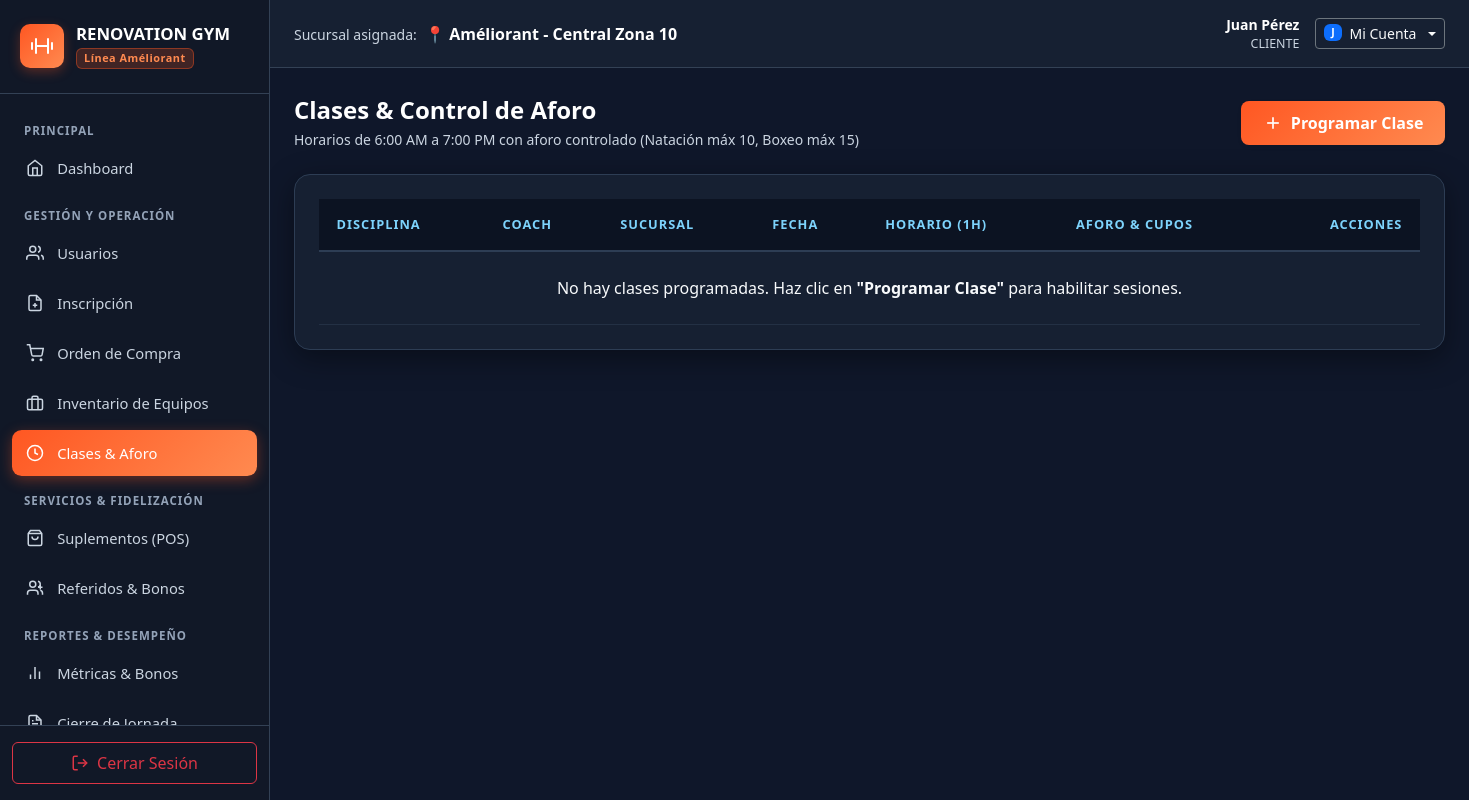
Before: /clases/index.php (signed in) with the older database file.
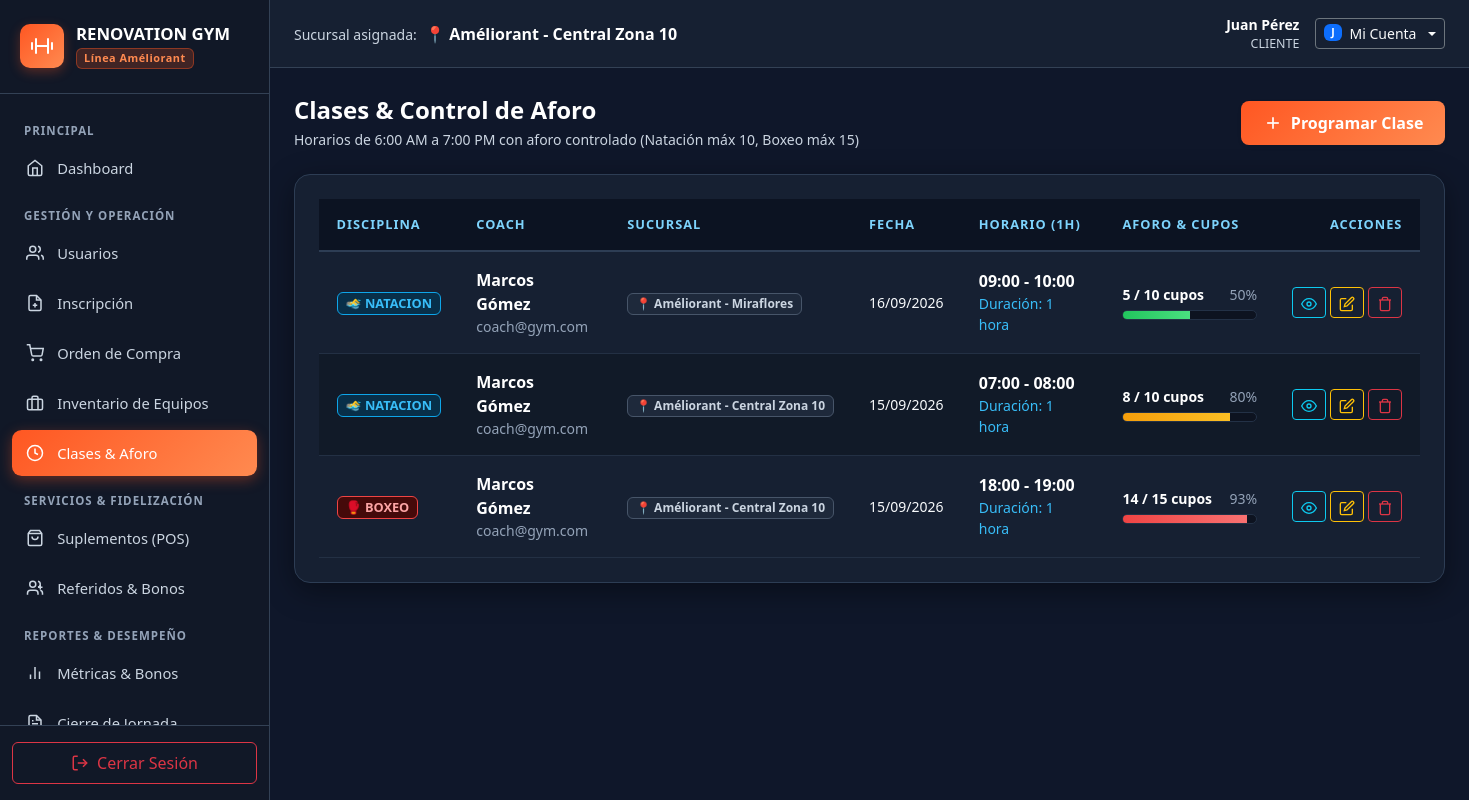
After: the same page with the newer database file.
### tables this page shows
CREATE TABLE `clases_horarios` (
    `id` INT AUTO_INCREMENT PRIMARY KEY,
    `sucursal_id` INT NOT NULL,
    `coach_id` INT NOT NULL,
    `disciplina` ENUM('NATACION', 'BOXEO') NOT NULL,
    `aforo_maximo` INT NOT NULL,                     
    `fecha` DATE NOT NULL,
    `hora_inicio` TIME NOT NULL,                     
    `hora_fin` TIME NOT NULL,                        
    `cupos_ocupados` INT DEFAULT 0,
    CONSTRAINT `fk_clase_sucursal` FOREIGN KEY (`sucursal_id`) REFERENCES `sucursales` (`id`),
    CONSTRAINT `fk_clase_coach` FOREIGN KEY (`coach_id`) REFERENCES `usuarios` (`id`)
);

CREATE TABLE `usuarios` (
    `id` INT AUTO_INCREMENT PRIMARY KEY,
    `sucursal_id` INT NULL,                          
    `rol_id` INT NOT NULL,                           
    `nombre` VARCHAR(80) NOT NULL,
    `apellido` VARCHAR(80) NOT NULL,
    `email` VARCHAR(120) NOT NULL UNIQUE,
    `usuario` VARCHAR(50) NOT NULL UNIQUE,
    `password` VARCHAR(255) NOT NULL,                
    `tipo_persona` ENUM('INTERNO', 'TERCERIZADO', 'CLIENTE') NOT NULL,
    `huella_dactilar_hash` VARCHAR(255) UNIQUE NULL, 
    `telefono` VARCHAR(25),
    `estado` ENUM('ACTIVO', 'INACTIVO', 'SUSPENDIDO') DEFAULT 'ACTIVO',
    `ultimo_login` DATETIME NULL,
    `created_at` TIMESTAMP DEFAULT CURRENT_TIMESTAMP,
    `updated_at` TIMESTAMP DEFAULT CURRENT_TIMESTAMP ON UPDATE CURRENT_TIMESTAMP,
    CONSTRAINT `fk_usuario_sucursal` FOREIGN KEY (`sucursal_id`) REFERENCES `sucursales` (`id`) ON DELETE SET NULL,
    CONSTRAINT `fk_usuario_rol` FOREIGN KEY (`rol_id`) REFERENCES `roles` (`id`)
);

CREATE TABLE `sucursales` (
    `id` INT AUTO_INCREMENT PRIMARY KEY,
    `nombre` VARCHAR(100) NOT NULL,
    `codigo_sucursal` VARCHAR(20) NOT NULL UNIQUE,
    `direccion` VARCHAR(255) NOT NULL,
    `telefono` VARCHAR(25),
    `aforo_maximo` INT NOT NULL DEFAULT 100,  
    `horario_lv` VARCHAR(50) DEFAULT '04:00 - 22:00',
    `horario_sd` VARCHAR(50) DEFAULT '06:00 - 14:00',
    `tiene_piscina` TINYINT(1) DEFAULT 0,   
    `tiene_boxeo` TINYINT(1) DEFAULT 0,     
    `estado` ENUM('ACTIVA', 'INACTIVA', 'MANTENIMIENTO') DEFAULT 'ACTIVA',
    `created_at` TIMESTAMP DEFAULT CURRENT_TIMESTAMP
);

### clases/controlador_clases.php (called while the page is built, shortened)
<?php
require_once dirname(__DIR__) . '/DB/conexion.php';
if (isset($pdo) && $pdo !== null) {
    try {
        $countClases = $pdo->query("SELECT COUNT(*) FROM clases_horarios")->fetchColumn();
        if ($countClases == 0) {
            $coachId = $pdo->query("SELECT id FROM usuarios WHERE rol_id IN (4, 5) LIMIT 1")->fetchColumn();
            $pdo->exec("
                INSERT INTO clases_horarios
                (sucursal_id, coach_id, disciplina, aforo_maximo, fecha, hora_inicio, hora_fin, cupos_ocupados)
                VALUES
                (1, {$coachId}, 'NATACION', 10, CURDATE(), '07:00:00', '08:00:00', 8),
                (1, {$coachId}, 'BOXEO', 15, CURDATE(), '18:00:00', '19:00:00', 14),
                (2, {$coachId}, 'NATACION', 10, DATE_ADD(CURDATE(), INTERVAL 1 DAY), '09:00:00', '10:00:00', 5);
            ");
        }
    } catch (Exception $e) {
    }
}
if (isset($pdo) && $pdo !== null) {
    try {
        $query = "
            SELECT
                ch.id,
                ch.sucursal_id,
                ch.coach_id,
                ch.disciplina,
                ch.aforo_maximo,
                ch.fecha,
                ch.hora_inicio,
                ch.hora_fin,
                ch.cupos_ocupados,
                s.nombre AS sucursal_nombre,
                u.nombre AS coach_nombre,
                u.apellido AS coach_apellido,
                u.email AS coach_email
            FROM clases_horarios ch
            INNER JOIN sucursales s ON ch.sucursal_id = s.id
            INNER JOIN usuarios u ON ch.coach_id = u.id
            ORDER BY ch.fecha DESC, ch.hora_inicio ASC
        ";
        $clases = $pdo->query($query)->fetchAll();
    } catch (PDOException $e) {
        $mensaje_error = 'Error al consultar clases: ' . $e->getMessage();
    }
}

### clases/index.php (the view, shortened to what the changed rows need)
<?php
require_once __DIR__ . '/controlador_clases.php';
?>
<!DOCTYPE html>
<html lang="es">
<head>
    <link rel="stylesheet" href="../css/bootstrap.min.css">
    <link rel="stylesheet" href="../css/dashboard.css">
    <link rel="stylesheet" href="../css/usuarios.css">
    <link rel="stylesheet" href="../css/clases.css">
</head>
<body>
<div class="dashboard-wrapper">
    <div class="main-content">
        <main class="content-body">
            <div class="d-flex justify-content-between align-items-center mb-4 flex-wrap gap-3">
                <div>
                    <h2 class="h4 fw-bold text-white mb-1">Clases & Control de Aforo</h2>
                </div>
            </div>
            <div class="table-responsive-card">
                <div class="table-responsive">
                    <table class="table table-custom align-middle">
                        <thead>
                            <tr>
                                <th>Disciplina</th>
                                <th>Coach</th>
                                <th>Sucursal</th>
                                <th>Fecha</th>
                                <th>Horario (1h)</th>
                                <th>Aforo & Cupos</th>
                                <th class="text-end">Acciones</th>
                            </tr>
                        </thead>
                        <tbody>
                            <?php if (empty($clases)): ?>
                                <tr>
                                    <td colspan="7" class="text-center py-4" style="color: #94a3b8;">
                                        No hay clases programadas. Haz clic en <strong>"Programar Clase"</strong> para habilitar sesiones.
                                    </td>
                                </tr>
                            <?php else: ?>
                                <?php foreach ($clases as $c): ?>
                                    <?php
                                    $badgeDisc = ($c['disciplina'] === 'BOXEO') ? 'badge-disciplina-boxeo' : 'badge-disciplina-natacion';
                                    $iconDisc = ($c['disciplina'] === 'BOXEO') ? '🥊' : '🏊‍♂️';
                                    $cupos = intval($c['cupos_ocupados']);
                                    $aforo = intval($c['aforo_maximo']);
                                    $pct = ($aforo > 0) ? min(100, round(($cupos / $aforo) * 100)) : 0;
                                    $barClass = ($pct >= 90) ? 'aforo-progress-rojo' : (($pct >= 60) ? 'aforo-progress-ambar' : 'aforo-progress-verde');
                                    ?>
                                    <tr>
                                        <td>
                                            <span class="badge <?= $badgeDisc ?> px-2 py-1" style="font-size: 0.8rem;">
                                                <?= $iconDisc ?> <?= htmlspecialchars($c['disciplina']) ?>
                                            </span>
                                        </td>
                                        <td>
                                            <div class="fw-bold text-white"><?= htmlspecialchars($c['coach_nombre'] . ' ' . $c['coach_apellido']) ?></div>
                                            <div class="small" style="color: #94a3b8;"><?= htmlspecialchars($c['coach_email']) ?></div>
                                        </td>
                                        <td>
                                            <span class="badge" style="background-color: #1e293b; color: #cbd5e1; border: 1px solid #475569;">
                                                📍 <?= htmlspecialchars($c['sucursal_nombre']) ?>
                                            </span>
                                        </td>
                                        <td class="small text-white">
                                            <?= date('d/m/Y', strtotime($c['fecha'])) ?>
                                        </td>
                                        <td>
                                            <div class="fw-semibold text-white"><?= substr($c['hora_inicio'], 0, 5) ?> - <?= substr($c['hora_fin'], 0, 5) ?></div>
                                            <div class="small" style="color: #38bdf8;">Duración: 1 hora</div>
                                        </td>
                                        <td style="min-width: 170px;">
                                            <div class="d-flex justify-content-between small mb-1">
                                                <span class="text-white fw-semibold"><?= $cupos ?> / <?= $aforo ?> cupos</span>
                                                <span style="color: #94a3b8;"><?= $pct ?>%</span>
                                            </div>
                                            <div class="aforo-progress-container">
                                                <div class="aforo-progress-bar <?= $barClass ?>" style="width: <?= $pct ?>%;"></div>
                                            </div>
                                        </td>
                                        <td class="text-end">
                                            <div class="d-inline-flex gap-1">
                                                <button type="button" class="btn btn-sm btn-outline-info" title="Ver Detalle y Aforo" onclick='verClase(<?= json_encode($c) ?>)'>
                                                    <svg width="16" height="16" viewBox="0 0 24 24" fill="none" stroke="currentColor" stroke-width="2"><path d="M1 12s4-8 11-8 11 8 11 8-4 8-11 8-11-8-11-8z"></path><circle cx="12" cy="12" r="3"></circle></svg>
                                                </button>
                                                <button type="button" class="btn btn-sm btn-outline-warning" title="Editar Clase" onclick='editarClase(<?= json_encode($c) ?>)'>
                                                    <svg width="16" height="16" viewBox="0 0 24 24" fill="none" stroke="currentColor" stroke-width="2"><path d="M11 4H4a2 2 0 0 0-2 2v14a2 2 0 0 0 2 2h14a2 2 0 0 0 2-2v-7"></path><path d="M18.5 2.5a2.121 2.121 0 0 1 3 3L12 15l-4 1 1-4 9.5-9.5z"></path></svg>
                                                </button>
                                                <button type="button" class="btn btn-sm btn-outline-danger" title="Cancelar Clase" onclick='eliminarClase(<?= $c["id"] ?>, "<?= htmlspecialchars($c["disciplina"]) ?>", "<?= date("d/m/Y", strtotime($c["fecha"])) ?>", "<?= substr($c["hora_inicio"], 0, 5) . " - " . substr($c["hora_fin"], 0, 5) ?>")'>
                                                    <svg width="16" height="16" viewBox="0 0 24 24" fill="none" stroke="currentColor" stroke-width="2"><polyline points="3 6 5 6 21 6"></polyline><path d="M19 6v14a2 2 0 0 1-2 2H7a2 2 0 0 1-2-2V6m3 0V4a2 2 0 0 1 2-2h4a2 2 0 0 1 2 2v2"></path></svg>
                                                </button>
                                            </div>
                                        </td>
                                    </tr>
                                <?php endforeach; ?>
                            <?php endif; ?>
                        </tbody>
                    </table>
                </div>
            </div>
        </main>
    </div>
</div>
</body>
</html>

Changed rows visible on the page:
added clases_horarios: disciplina "🏊‍♂️", disciplina "NATACION", coach.apellido "Marcos Gómez", coach.email "coach@gym.com", sucursal.nombre "Améliorant - Miraflores", fecha "16/09/2026", hora_inicio "09:00", hora_fin "10:00", cupos_ocupados "5", aforo_maximo "10", pct "50"
added clases_horarios: disciplina "🏊‍♂️", disciplina "NATACION", coach.apellido "Marcos Gómez", coach.email "coach@gym.com", sucursal.nombre "Améliorant - Central Zona 10", fecha "15/09/2026", hora_inicio "07:00", hora_fin "08:00", cupos_ocupados "8", aforo_maximo "10", pct "80"
added clases_horarios: disciplina "🥊", disciplina "BOXEO", coach.apellido "Marcos Gómez", coach.email "coach@gym.com", sucursal.nombre "Améliorant - Central Zona 10", fecha "15/09/2026", hora_inicio "18:00", hora_fin "19:00", cupos_ocupados "14", aforo_maximo "15", pct "93"
Other visible differences:
text no longer shown: "No hay clases programadas. Haz clic en \"Programar Clase\" para habilitar sesiones."
